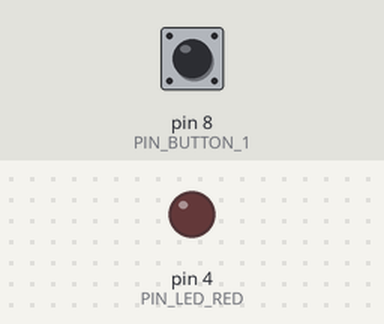
A program run on a simulated Arduino Uno, built with avr-gcc and run on an emulated ATmega328P. Parts: output pins drawn as LEDs (lit = HIGH). Dashed ring = blinking. The test bench sets the inputs (shaded band); at power-on: pin 8 (PIN_BUTTON_1) HIGH.

Above: at 1.2 s.
1.3 s: pin 8 (PIN_BUTTON_1) pulled LOW for 0.15 s
At 2.0 s:
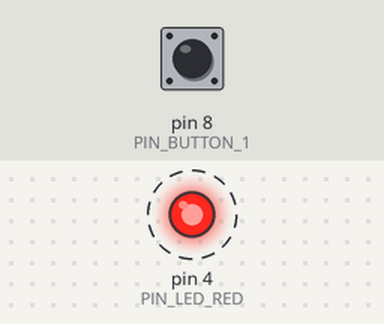
Timing chart, 0 to 7.8 s (numbered marks = the images above; inputs shaded):
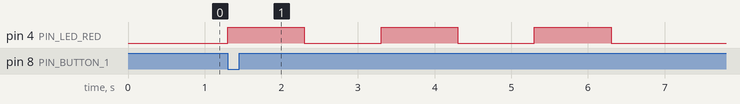

Measured:
- after the input at 1.3 s, pin 4 (PIN_LED_RED): alternates HIGH for 1.0 s and LOW for 1.0 s, 6 changes in all, then stays LOW, starting at once

The program:

main.cpp
```cpp
#include <Arduino.h>

const int PIN_LED_RED = 4;    // The Number of the red LED pin.
const int PIN_BUTTON_1 = 8;   // The number of the button 1 (KEY1) pin.
int buttonState_1 = 0;        // Keep track of the button 1 state.
int lastButtonState = 0;

void setup() {
  // put your setup code here, to run once:
  pinMode(PIN_LED_RED, OUTPUT);
  pinMode(PIN_BUTTON_1, INPUT_PULLUP); // Internal pullup as there is no pullup resistor on the Rich Shield.
}

void loop() {
  // put your main code here, to run repeatedly:
  lastButtonState = buttonState_1;
  buttonState_1 = digitalRead(PIN_BUTTON_1);
  if (lastButtonState == HIGH && buttonState_1 == LOW)
  {
    for (int i = 0; i < 3; i++)
    {
      digitalWrite(PIN_LED_RED, HIGH);
      delay(1000);
      digitalWrite(PIN_LED_RED, LOW);
      delay(1000);
    }
  } // delay was onnodig
}
```
